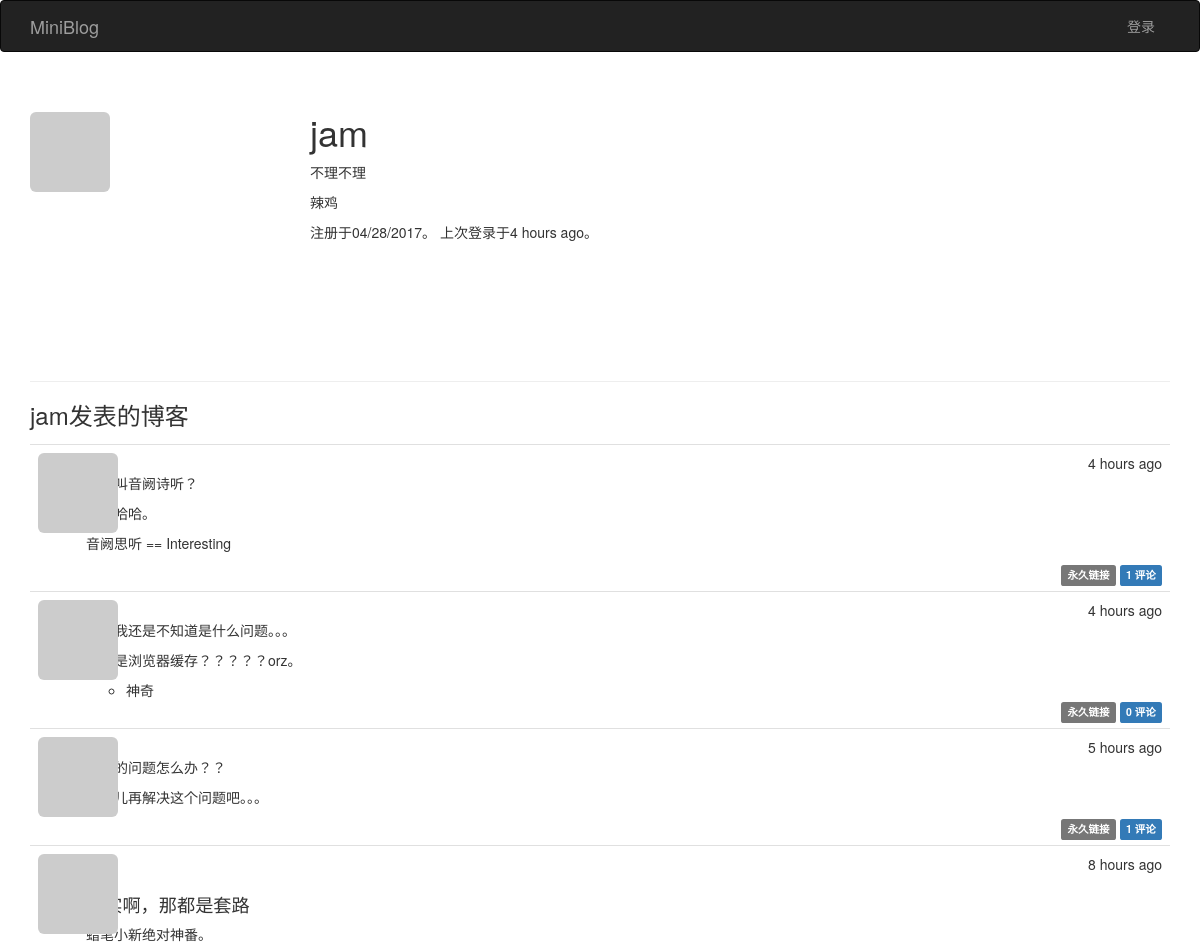
Page /user/jam (upper part) on the earlier database version.
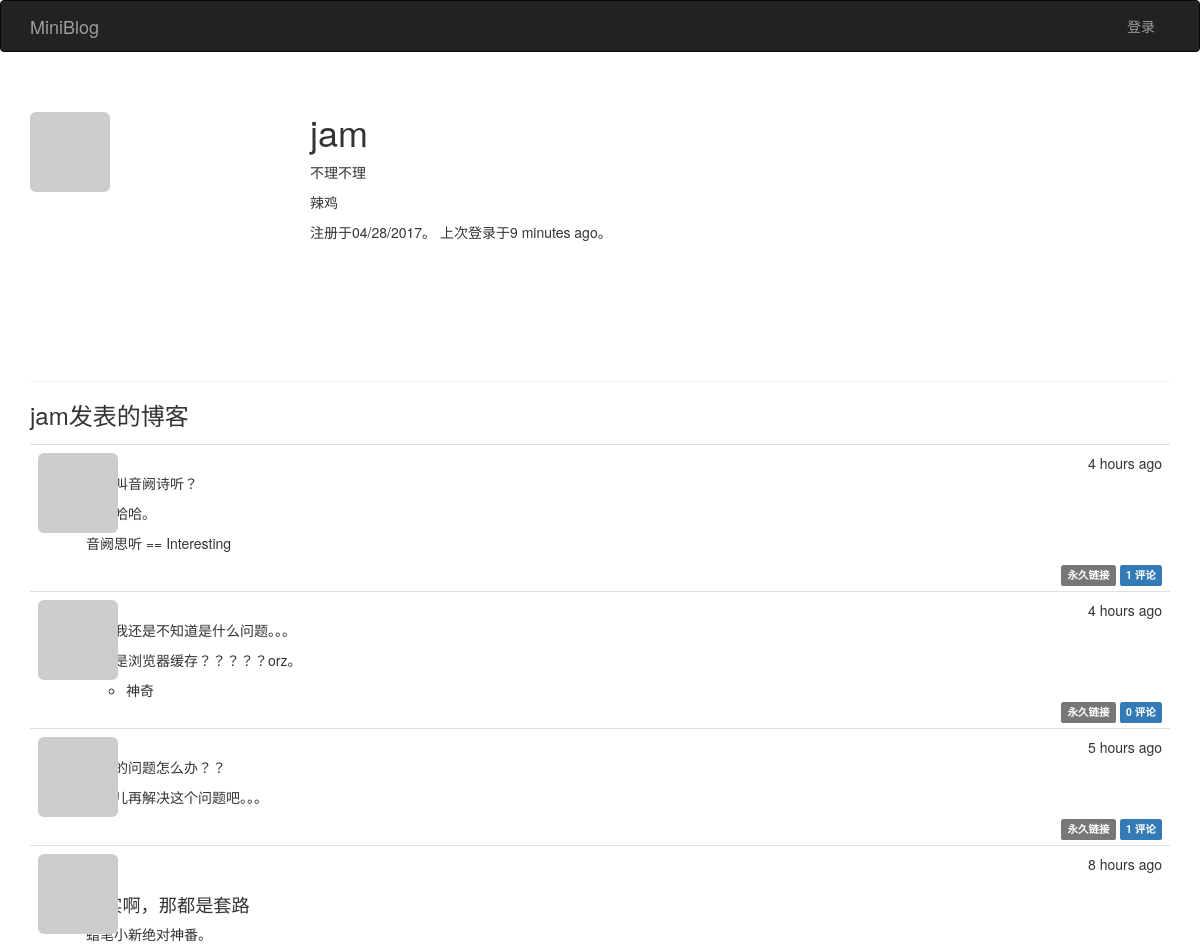
Same page on the later database version.
### app/models.py (models this page shows, shortened)
class User(UserMixin, db.Model):
    __tablename__ = 'users'
    id = db.Column(db.Integer, primary_key=True)
    role_id = db.Column(db.Integer, db.ForeignKey('roles.id'))
    posts = db.relationship('Post', backref='author', lazy='dynamic')
    comments = db.relationship('Comment', backref='author', lazy='dynamic')
    username = db.Column(db.String(64), unique=True, index=True)
    email = db.Column(db.String(64), unique=True, index=True)
    password_hash = db.Column(db.String(128))
    confirmed = db.Column(db.Boolean, default=False)
    name = db.Column(db.String(64))
    about_me = db.Column(db.Text())
    location = db.Column(db.String(64))
    member_since = db.Column(db.DateTime(), default=datetime.utcnow)
    last_seen = db.Column(db.DateTime(), default=datetime.utcnow)
    avatar_hash = db.Column(db.String(32))
    def gravatar(self, size=100, default='identicon', rating='g'):
        if request.is_secure:
            url = 'https://0.gravatar.com/avatar'
        else:
            url = 'http://0.gravatar.com/avatar'
        hash = self.avatar_hash or hashlib.md5(
            self.email.encode('utf-8')).hexdigest()
        return '{url}/{hash}?s={size}&d={default}&r={rating}'.format(
            url=url, hash=hash, size=size, default=default, rating=rating)
    @property
    def password(self):
        raise AttributeError('password is not a readable attribute')

class Post(db.Model):
    __tablename__ = 'posts'
    id = db.Column(db.Integer, primary_key=True)
    author_id = db.Column(db.Integer, db.ForeignKey('users.id'))
    comments = db.relationship('Comment', backref='post', lazy='dynamic')
    body = db.Column(db.Text)
    timestamp = db.Column(db.DateTime, index=True, default=datetime.utcnow)
    body_html = db.Column(db.Text)

### app/main/views.py (the view)
@main.route('/user/<username>')
def user(username):
    user = User.query.filter_by(username=username).first()
    if not user:
        abort(404)
    posts = user.posts.order_by(Post.timestamp.desc()).all()
    return render_template('user.html', user=user, posts=posts)

### app/auth/views.py (called while the page is built)
@auth.before_app_request
def before_request():
    if current_user.is_authenticated:
        current_user.ping()
        if not current_user.confirmed and request.endpoint[:
                                                           5] != 'auth.' and request.endpoint != 'static':
            return redirect(url_for('auth.unconfirmed'))

### app/main/__init__.py (called while the page is built)
@main.app_context_processor
def inject_permissions():
    return dict(Permission=Permission)

### app/models.py (called while the page is built)
    def is_administrator(self):
        return False

### app/templates/user.html (shortened to what this page needs)
{% extends "base.html" %}
{% block page_content %}
  <div class="page-header">
    <img class="img-rounded profile-thumbnail" src="{{ user.gravatar(size=256) }}">
    <div class="profile-header">
      <h1>{{ user.username }}</h1>
      {% if user.name or user.location %}
	<p>
	  {% if user.name %}
	    {{ user.name }}
	  {% endif %}
	</p>
      {% endif %}
      {% if user.about_me %}
	<p>
	  {{ user.about_me }}
	</p>
      {% endif %}
      <p>
	注册于{{ moment(user.member_since).format('L') }}。
	上次登录于{{ moment(user.last_seen).fromNow() }}。
      </p>
    </div>
  </div>
  <h3>{{ user.username }}发表的博客</h3>
  {% include '_posts.html' %}
{% endblock page_content %}

### app/templates/base.html (shortened to what this page needs)
{% extends "bootstrap/base.html" %}
{% block head %}
  {{ super() }}
  <link rel="stylesheet" type="text/css" href="{{ url_for('static', filename='style.css') }}">
{% endblock head %}
{% block navbar %}
  <div class="navbar navbar-inverse" role="navigation">
    <div class="container">
      <div class="navbar-header">
        <a class="navbar-brand" href="/">MiniBlog</a>
      </div>
      <div class="navbar-collapse collapse">
	<ul class="nav navbar-nav navbar-right">
	  {% if current_user.is_authenticated %}
	    <li><a href="{{ url_for('main.user', username=current_user.username) }}">账户</a></li>
	  <li><a href="{{ url_for('auth.logout') }}">登出</a></li>
	{% else %}
	  <li><a href="{{ url_for('auth.login') }}">登录</a></li>
	{% endif %}
	</ul>
      </div>
    </div>
  </div>
{% endblock %}
{% block content %}
  <div class="container">
    {% block page_content %}
    {% endblock page_content %}
  </div>
{% endblock %}

### app/templates/_posts.html (shortened to what this page needs)
<ul class="posts">
  {% for post in posts %}
  <li class="post">
    <div class="post-thumbnail">
      <a href="{{ url_for('.user', username=post.author.username) }}">
	<img class="img-rounded profile-thumbnail" alt="" src="{{ post.author.gravatar(size=40) }}"/>
      </a>
    </div>
    <div class="post-date">
      {{ moment(post.timestamp).fromNow() }}
    </div>
    <div class="post-author">
      <a href="{{ url_for('.user', username=post.author.username) }}">
      </a>
    </div>
    <div class="post-content">
      {% if post.body_html %}
	{{ post.body_html | safe }}
      {% else %}
	{{ post.body }}
      {% endif %}
      <div class="post-footer">
	<a href="{{ url_for('.post', id=post.id) }}"><span class="label label-default">永久链接</span></a>
	<a href="{{ url_for('.post', id=post.id) }}#comments">
	  <span class="label label-primary">
	    {{ post.comments.count() }} 评论
	  </span>
	</a>
      </div>
    </div>
  </li>
  {% endfor %}
</ul>

### app/static/style.css (style rules this page uses)
.profile-thumbnail { position: absolute; }
.profile-header { min-height: 260px; margin-left: 280px; }
ul.posts { list-style-type: none; padding: 0px; margin: 16px 0px 0px 0px; border-top: 1px solid #e0e0e0; }
ul.posts li.post { padding: 8px; border-bottom: 1px solid #e0e0e0; }
div.post-date { float: right; }
div.post-author { font-weight: bold; margin-left: 48px; }
div.post-thumbnail { position: absolute; }
div.post-content { margin-left: 48px; min-height: 48px; }
div.post-footer { text-align: right; }
.post-content h2 { font-size: 130%; }

Differences in the rows shown:
changed User "jam": last_seen "4 hours ago" → "9 minutes ago"
